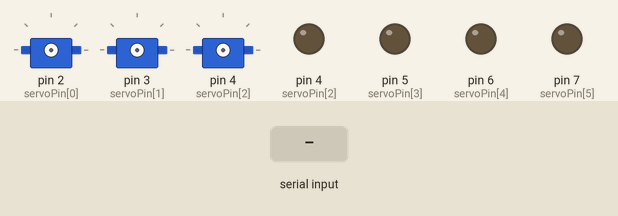
Simulated run of this sketch. Board: Arduino Uno, built with avr-gcc and run on an emulated ATmega328P. Parts: 3 × servo, output pins drawn as LEDs (lit = HIGH). The test bench sets the inputs (shaded band). What the sketch prints to the serial monitor is not drawn.

Above: at 1.2 s.
1.3 s: "90,45\n" received over Serial
2.8 s: "30,150\n" received over Serial
At 4.1 s:
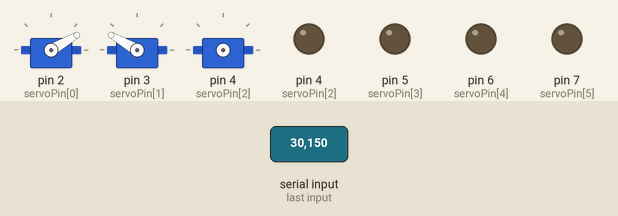
4.5 s: "4\n" received over Serial
At 5.7 s:
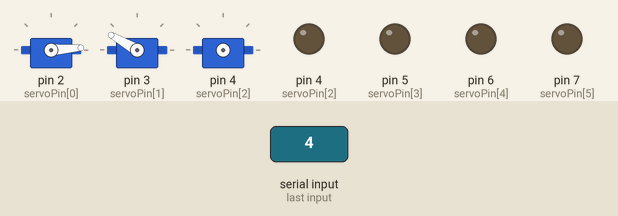
6.0 s: "90\n" received over Serial
At 7.1 s:
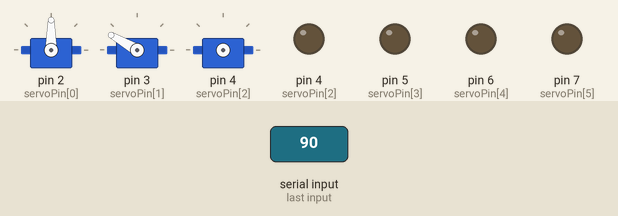
7.5 s: "1,90\n" received over Serial
At 8.3 s:
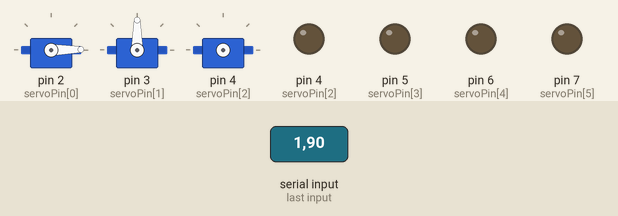
9.0 s: "1,90,45\n" received over Serial
Timing chart, 0 to 11.5 s (numbered marks = the images above; inputs shaded):
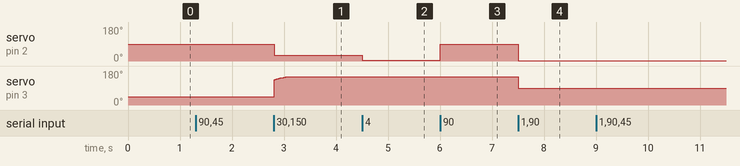

The sketch:

5-axis_mode.ino
```cpp
#include <Servo.h>
#include <math.h>

// ================= CONFIGURATION =================
const int AXIS_COUNT = 5;  // 5 logical axes to control
const int SERVO_COUNT = 6; // 6 physical motors (Axis 5 uses 2 motors)

// Pins 2, 3, 4, 5 for individual servos. Pins 6 & 7 for the mirrored pair.
const int servoPin[SERVO_COUNT] = {2, 3, 4, 5, 6, 7};

// ⚠️ MG996R CORRECTED PULSE WIDTH RANGE ⚠️
// 500-2500µs is recommended for MG996R to reach full 0-180° travel without stalling.
const int SERVO_MIN_US = 500;
const int SERVO_MAX_US = 2500;

// === SPEED CONTROL CONFIGURATION ===
// Maximum speed in degrees per second.
const float MAX_SPEED_DEG_PER_SEC = 60.0f;
// ===================================

// true  = empty field detaches the servo, so no PWM signal is sent.
// false = empty field keeps the servo attached at its last position.
const bool EMPTY_MEANS_NO_SIGNAL = true;

// Optional timeout so commands without newline can still work.
const unsigned long LINE_TIMEOUT_MS = 30;
const int MAX_LINE_LENGTH = 64;

Servo servo[SERVO_COUNT];
bool attached[AXIS_COUNT] = {false};

// Speed control state tracking (tracks the 5 logical axes)
float currentAngle[AXIS_COUNT] = {0};
int targetAngle[AXIS_COUNT] = {0};
unsigned long lastMoveTime[AXIS_COUNT] = {0};

String inputLine = "";
unsigned long lastCharTime = 0;

void setup() {
  Serial.begin(9600);

  // Known no-PWM state at startup.
  for (int i = 0; i < AXIS_COUNT; i++) {
    pinMode(servoPin[i], OUTPUT);
    digitalWrite(servoPin[i], LOW);
    currentAngle[i] = 90.0f; // Assume center start to prevent initial jump
    targetAngle[i] = 90;
  }

  // Initialize the mirrored slave motor pin (Pin 7)
  pinMode(servoPin[5], OUTPUT);
  digitalWrite(servoPin[5], LOW);

  Serial.println(F("Ready. Format: angleD2,angleD3,angleD4,angleD5,angleD6"));
  Serial.println(F("(Note: angleD6 controls both Pin 6 and mirrors to Pin 7)"));
  Serial.print(F("Speed Control: "));
  Serial.print(MAX_SPEED_DEG_PER_SEC);
  Serial.println(F(" deg/sec"));
}

void loop() {
  // --- 1. Handle Serial Input ---
  while (Serial.available()) {
    char c = Serial.read();
    lastCharTime = millis();

    if (c == '\n' || c == '\r') {
      if (inputLine.length() > 0) {
        processCommand(inputLine);
      }
      inputLine = "";
    } else {
      if (inputLine.length() < MAX_LINE_LENGTH) {
        inputLine += c;
      }
    }
  }

  if (inputLine.length() > 0 && millis() - lastCharTime >= LINE_TIMEOUT_MS) {
    processCommand(inputLine);
    inputLine = "";
  }

  // --- 2. Non-Blocking Speed Control Loop ---
  updateServoPositions();
}

/**
 * Interpolates servo positions toward their targets based on MAX_SPEED_DEG_PER_SEC.
 */
void updateServoPositions() {
  unsigned long now = millis();

  for (int i = 0; i < AXIS_COUNT; i++) {
    if (!attached[i]) continue;
    if (currentAngle[i] == (float)targetAngle[i]) continue;

    // Calculate time delta since last update for this axis
    unsigned long dt = now - lastMoveTime[i];
    if (dt < 1) continue;

    float maxStep = MAX_SPEED_DEG_PER_SEC * ((float)dt / 1000.0f);
    float diff = (float)targetAngle[i] - currentAngle[i];

    if (fabs(diff) <= maxStep) {
      currentAngle[i] = (float)targetAngle[i];
    } else {
      currentAngle[i] += (diff > 0) ? maxStep : -maxStep;
    }

    int angle = (int)round(currentAngle[i]);

    // Write to master motor
    servo[i].write(angle);

    // If this is the 5th axis (index 4), mirror the angle for the opposing motor on Pin 7
    if (i == 4) {
      int mirroredAngle = 180 - angle;
      servo[5].write(mirroredAngle);
    }

    lastMoveTime[i] = now;
  }
}

void processCommand(const String &line) {
  int start = 0;

  // Expecting 5 comma-separated values now
  for (int i = 0; i < AXIS_COUNT; i++) {
    String field;
    int commaIndex = line.indexOf(',', start);

    if (commaIndex >= 0) {
      field = line.substring(start, commaIndex);
      start = commaIndex + 1;
    } else {
      field = line.substring(start);
      start = line.length();
    }

    field.trim();

    if (field.length() == 0) {
      if (EMPTY_MEANS_NO_SIGNAL) {
        releaseServo(i);
      }
    } else {
      long value;
      if (parseInteger(field, value)) {
        if (value >= 0 && value <= 180) {
          moveServo(i, (int)value);
        }
      }
    }

    if (commaIndex < 0) break;
  }
}

void moveServo(int index, int angle) {
  if (!attached[index]) {
    noInterrupts();
    servo[index].attach(servoPin[index], SERVO_MIN_US, SERVO_MAX_US);

    // If attaching the 5th axis, attach the mirrored motor as well
    if (index == 4) {
      servo[5].attach(servoPin[5], SERVO_MIN_US, SERVO_MAX_US);
    }

    interrupts();
    attached[index] = true;

    currentAngle[index] = (float)angle;
    servo[index].write(angle);

    if (index == 4) {
      servo[5].write(180 - angle);
    }

    lastMoveTime[index] = millis();
  }

  targetAngle[index] = angle;
}

void releaseServo(int index) {
  if (attached[index]) {
    servo[index].detach();
    pinMode(servoPin[index], OUTPUT);
    digitalWrite(servoPin[index], LOW);

    // If releasing the 5th axis, detach the mirrored motor as well
    if (index == 4) {
      servo[5].detach();
      pinMode(servoPin[5], OUTPUT);
      digitalWrite(servoPin[5], LOW);
    }

    attached[index] = false;

    // Reset tracking state
    currentAngle[index] = 90.0f;
    targetAngle[index] = 90;
  }
}

bool parseInteger(const String &s, long &result) {
  if (s.length() == 0) return false;

  int i = 0;
  bool negative = false;

  if (s[0] == '-') {
    negative = true;
    i = 1;
  } else if (s[0] == '+') {
    i = 1;
  }

  if (i == (int)s.length()) return false;

  long value = 0;
  for (; i < (int)s.length(); i++) {
    char c = s[i];
    if (c < '0' || c > '9') return false;
    value = value * 10 + (c - '0');
  }

  result = negative ? -value : value;
  return true;
}
```

Measured:
- after the input at 2.8 s, servo on pin 2 (servoPin[0]): 90° → 30° at once; servo on pin 3 (servoPin[1]): moves from 45° to 150° over 0.24 s, starting at once
- after the input at 4.5 s, servo on pin 2 (servoPin[0]): 30° → 4° at once
- after the input at 6.0 s, servo on pin 2 (servoPin[0]): 4° → 90° at once
- after the input at 7.5 s, servo on pin 2 (servoPin[0]): 90° → 1° at once; servo on pin 3 (servoPin[1]): 150° → 90° at once
